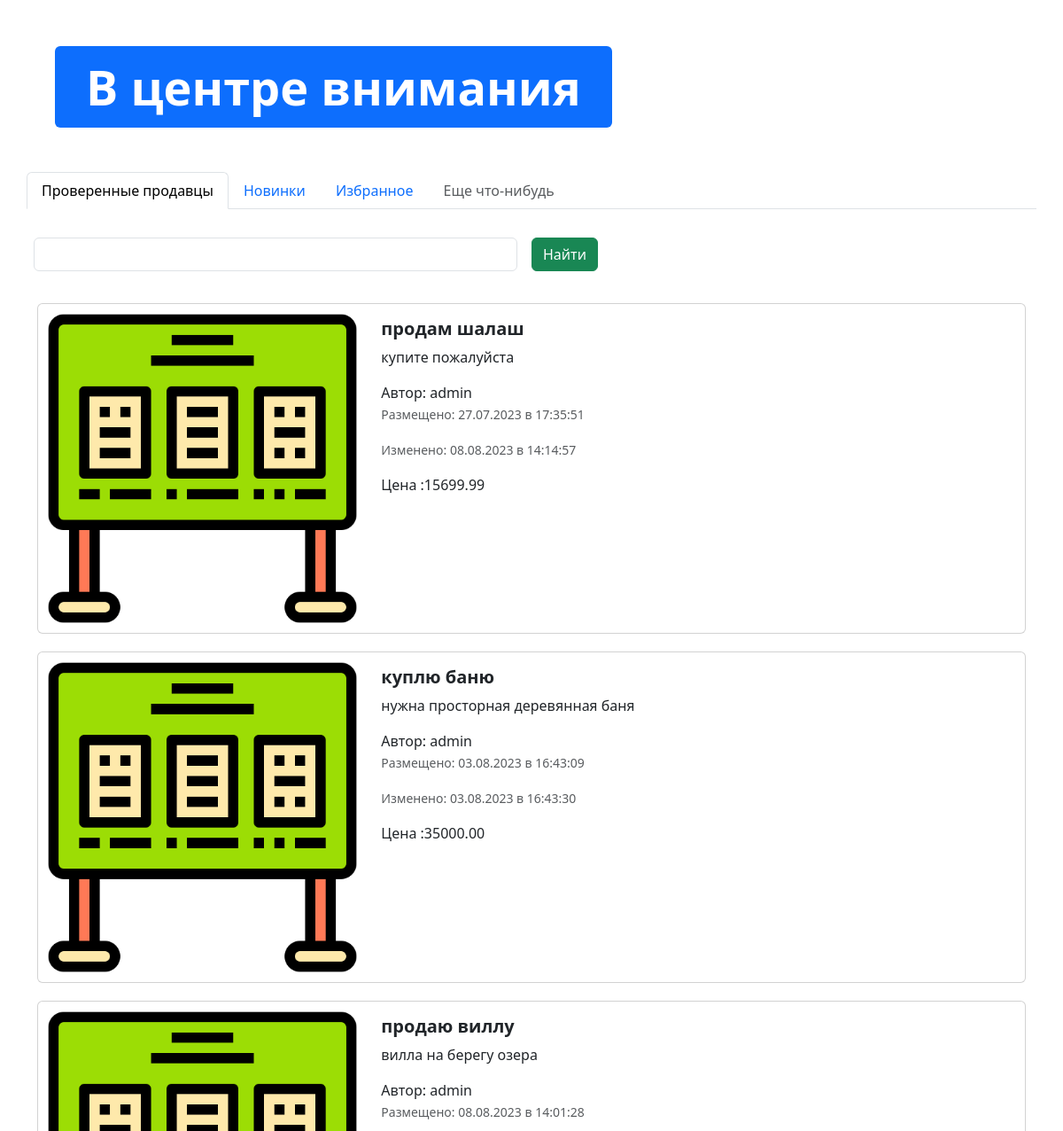
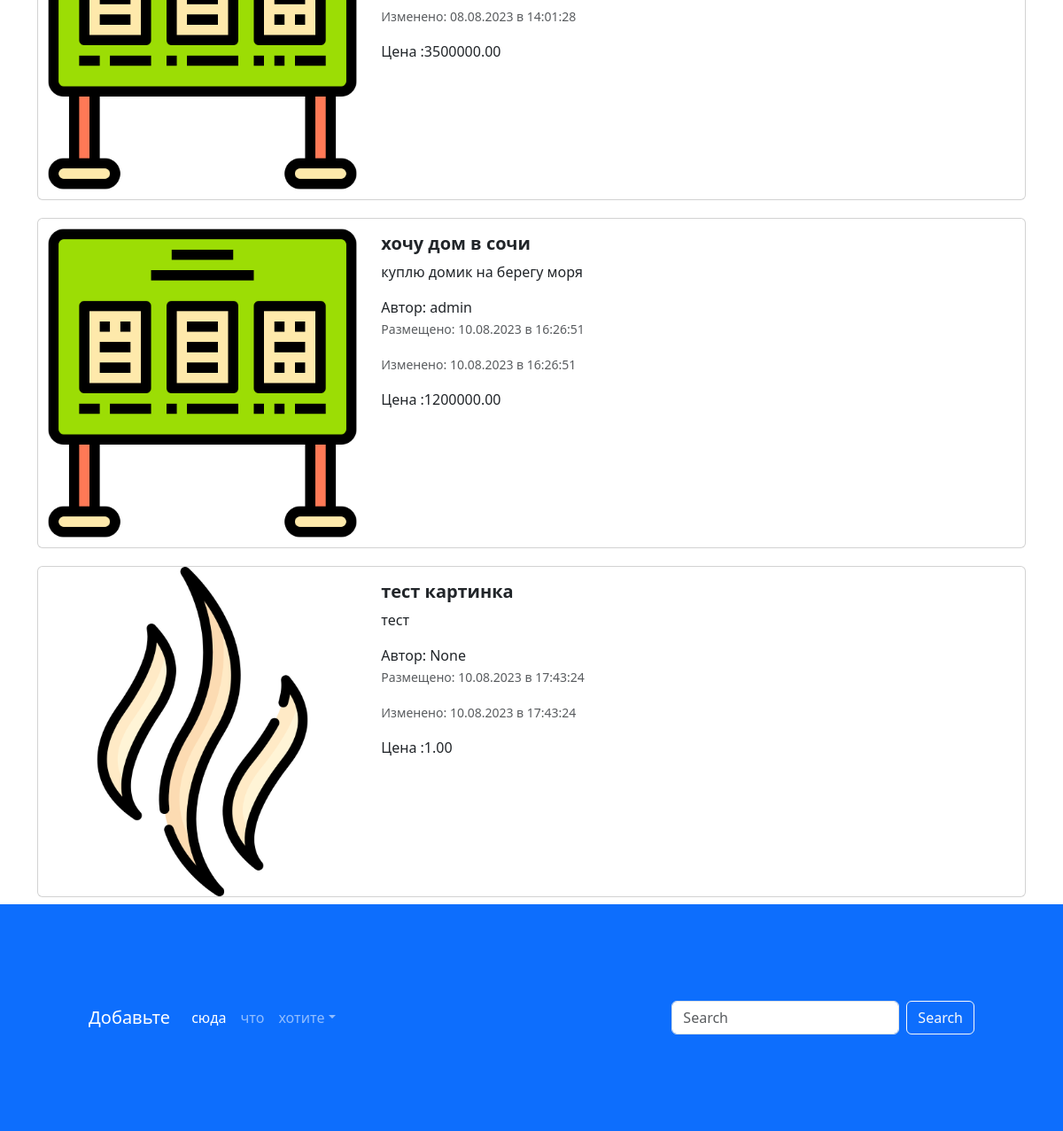
Before: /index/ (lower part) with the older database file (2 pictures, top to bottom).
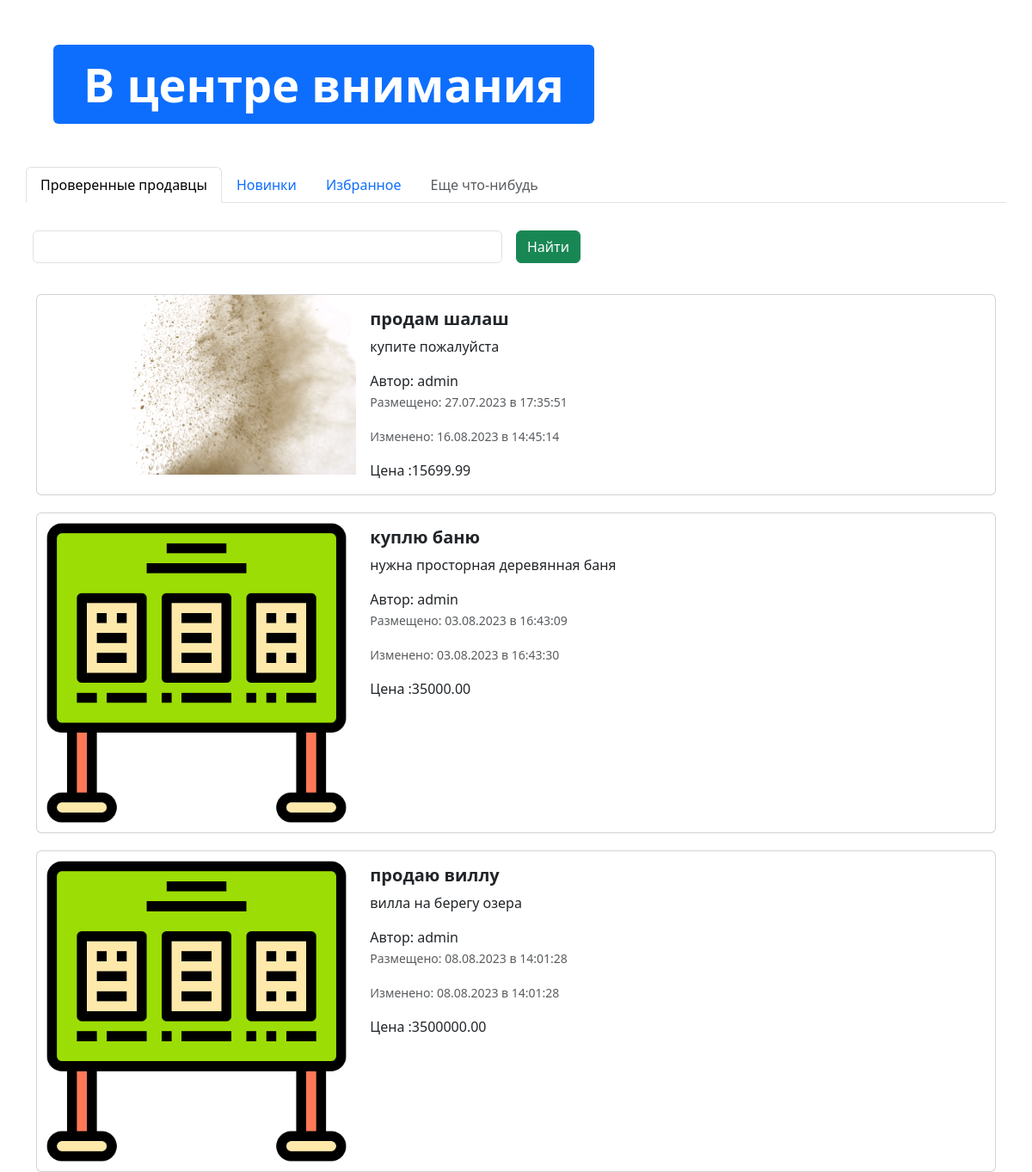
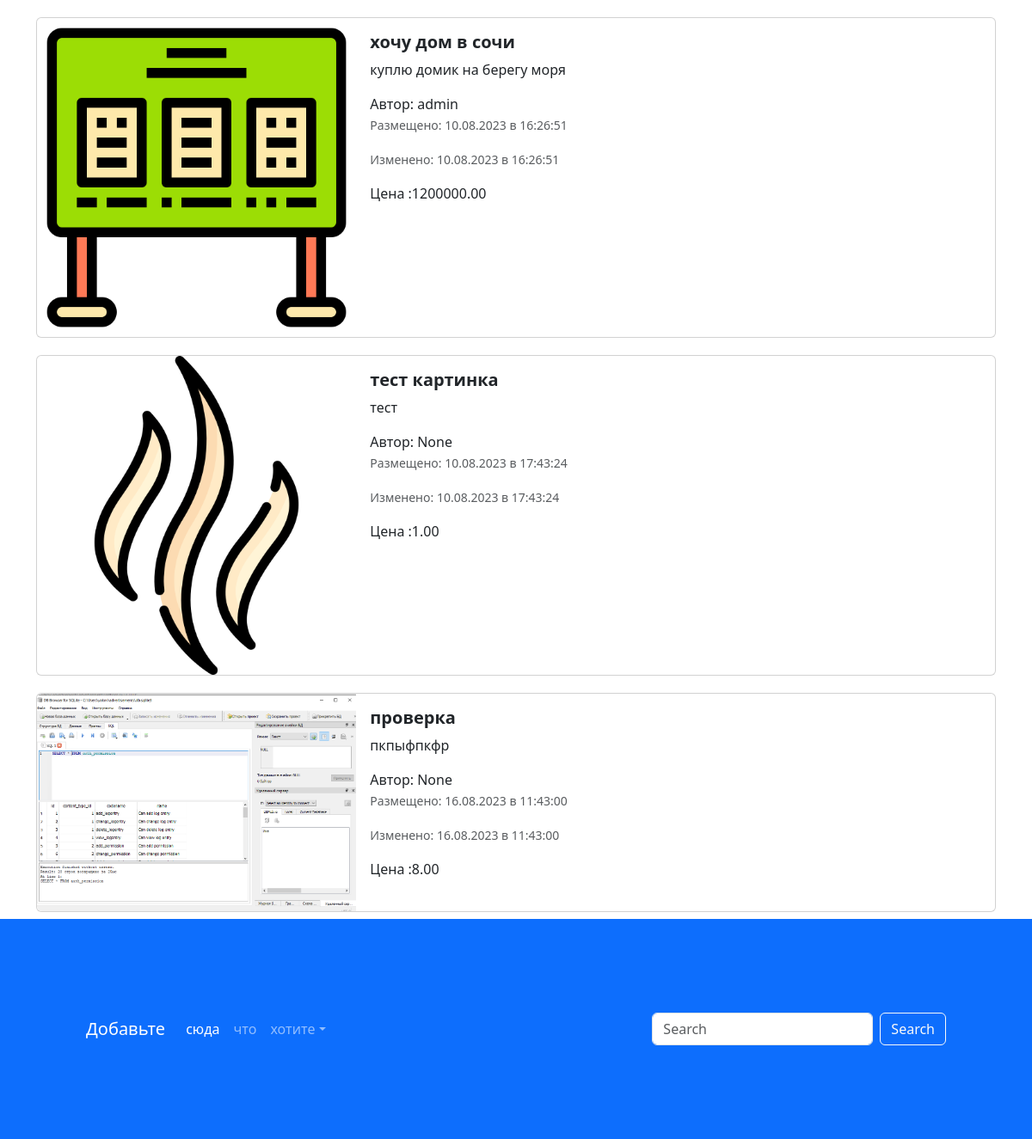
After: the same page with the newer database file (2 pictures, top to bottom).
### app_advertisements/models.py (models this page shows, shortened)
class Advertisement(models.Model):
    title = models.CharField("заголовок",max_length=128)
    description=models.TextField("описание")
    price=models.DecimalField("цена",max_digits=10, decimal_places=2)
    auction=models.BooleanField("торг",help_text="Если торг уместен, то True(1), если не уместен - False(0)")
    created_data=models.DateTimeField("дата публикации",auto_now_add=True)
    updated_data=models.DateTimeField("дата обновления",auto_now=True)
    user=models.ForeignKey(User, verbose_name='пользователь',on_delete=models.CASCADE,null=True)
    image=models.ImageField("фото",upload_to='advertisements/')
    def created_date(self):
        from django.utils import timezone
        if self.created_data.date()==timezone.now().date():
            created_time=self.created_data.time().strftime("%H:%M:%S")
            return format_html('<span style="color:orange;font-weight:bold;">Сегодня в {}</span>',created_time)
        return self.created_data.strftime("%d.%m.%Y в %H:%M:%S")
    def updated_date(self):
        from django.utils import timezone
        if self.updated_data.date()==timezone.now().date():
            updated_time=self.updated_data.time().strftime("%H:%M:%S")
            return format_html('<span style="color:blue;font-weight:bold;">Сегодня в {}</span>',updated_time)
        return self.updated_data.strftime("%d.%m.%Y в %H:%M:%S")
    created_date.short_description="дата создания"
    updated_date.short_description="дата обновления"
    class Meta:
        db_table="advertisements"

### app_advertisements/views.py (the view)
# urls.py: path('index/',index, name='index'),
def index(request):
    advertisements=Advertisement.objects.all()
    context={'advertisements':advertisements}
    return render(request,'index.html',context)

### templates/index.html (shortened to what this page needs)
{% extends 'base.html' %}
{% load static %}
{% block content %}
<div class="container" style="margin: 50px;">
  <div class="display-2">
    <span class="badge bg-primary">В центре внимания</span>
  </div>
</div>
<div class="container">
  <div class="row">
    <ul class="nav nav-tabs bg-white">
      <li class="nav-item">
        <a class="nav-link active" aria-current="page" href="#">Проверенные продавцы</a>
      </li>
      <li class="nav-item">
        <a class="nav-link" href="#">Новинки</a>
      </li>
      <li class="nav-item">
        <a class="nav-link" href="#">Избранное</a>
      </li>
      <li class="nav-item">
        <a class="nav-link disabled" href="#" tabindex="-1" aria-disabled="true">Еще что-нибудь</a>
      </li>
    </ul>
    <form class="row g-3">
      <div class="col-auto w-50">
        <input type="text" class="form-control">
      </div>
      <div class="col-auto">
        <button type="submit" class="btn btn-success mb-3">Найти</button>
      </div>
    </form>
  </div>
  <div class="col">
    {% for adv in advertisements %}
    <div class="card mb-2" style="max-width: 1200px; margin-top: 20px;">
      <div class="row g-0">
        <div class="col-md-4">
          <a href="advertisement.html" class="nav-link">
            <img src="{% if adv.image %}{{adv.image.url}}{% else %}{% static 'img/pict.png' %}{% endif %}" class="img-fluid rounded-start" alt="Card title">
          </a>
        </div>
        <div class="col-md-8">
          <div class="card-body">
            <h5 class="card-title">
              <a href="advertisement.html" class="nav-link"><strong>{{adv.title}}</strong></a>
            </h5>
            <a href="advertisement.html" class="nav-link">
              <p class="card-text">
                {{adv.description}}
               </p>
              <span>Автор: {{ adv.user }}</span>
              <p class="card-text"><small class="text-muted">Размещено: {{adv.created_date}} </small></p>
              <p class="card-text"><small class="text-muted">Изменено: {{adv.updated_date}} </small></p>
              <span>Цена :{{adv.price}} </span>
            </a>
          </div>
        </div>
      </div>
    </div>
    {% endfor %}
  </div>
</div>
<footer style="padding: 100px;" class="bg-primary">
  <nav class="navbar navbar-expand-sm navbar-dark">
    <a class="navbar-brand" href="#">Добавьте</a>
    <div class="collapse navbar-collapse" id="collapsibleNavId">
      <ul class="navbar-nav me-auto mt-2 mt-lg-0">
        <li class="nav-item">
          <a class="nav-link active" href="#" aria-current="page">сюда</a>
        </li>
        <li class="nav-item">
          <a class="nav-link" href="#">что</a>
        </li>
        <li class="nav-item dropdown">
          <a class="nav-link dropdown-toggle" href="#" id="dropdownId" data-bs-toggle="dropdown" aria-haspopup="true"
             aria-expanded="false">хотите</a>
        </li>
      </ul>
      <form class="d-flex my-2 my-lg-0">
        <input class="form-control me-sm-2" type="text" placeholder="Search">
        <button class="btn btn-outline-light my-2 my-sm-0" type="submit">Search</button>
      </form>
    </div>
  </nav>
</footer>
{%endblock%}

### templates/base.html (shortened to what this page needs)
<!DOCTYPE html>
<html lang="en">
{% load static %}
<head>
  <link href="{% static 'css/bootstrap.min.css' %} " rel="stylesheet">
  <link rel="stylesheet" href="{% static 'css/fontello.css' %}">
</head>
<body>
{% block content%}
{% endblock %}
</body>
</html>

Changed rows visible on the page:
changed Advertisement "продам шалаш": image: picture added in place of a placeholder; updated_date "08.08.2023 в 14:14:57" → "16.08.2023 в 14:45:14"
added Advertisement: image (picture), title "проверка", description "пкпыфпкфр", user "None", created_date "16.08.2023 в 11:43:00", updated_date "16.08.2023 в 11:43:00", price "8.00"
